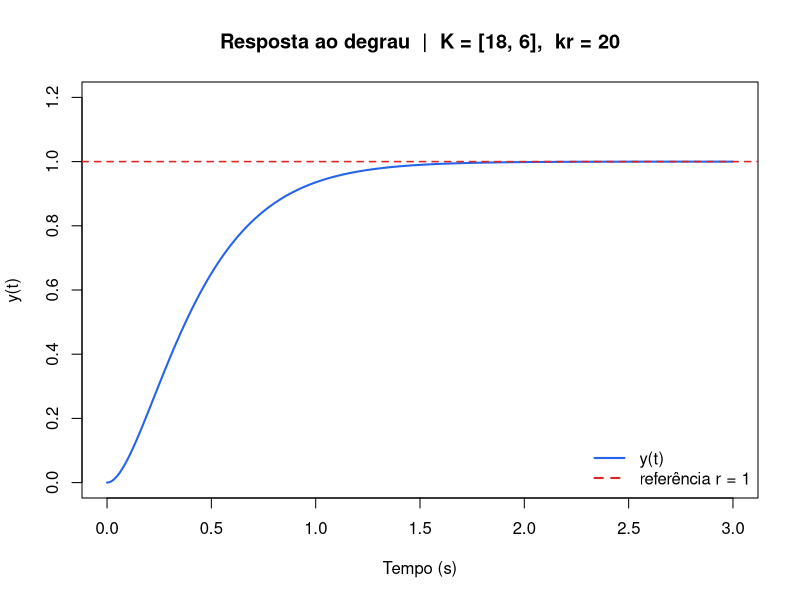

Source code (R):
## ---- chunk 1
#| echo: true
#| fig-width: 10
#| fig-height: 4
#| fig-align: center
library(deSolve)

A  <- matrix(c(0,-2, 1,-3), 2, 2)
B  <- matrix(c(0, 1), 2, 1)
C  <- matrix(c(1, 0), 1, 2)
K  <- matrix(c(18, 6), 1, 2)
Acl <- A - B %*% K
kr <- -1 / as.numeric(C %*% solve(Acl) %*% B)  # kr = 20

servo <- function(t, x, p) list(as.vector(Acl %*% x + B * kr))

sol <- ode(y = c(0, 0), times = seq(0, 3, 0.01), func = servo, parms = NULL)
y <- C %*% t(sol[, 2:3])

plot(sol[,1], y, type="l", lwd=2, col="#2563eb",
     xlab="Tempo (s)", ylab="y(t)", ylim=c(0, 1.2),
     main=sprintf("Resposta ao degrau  |  K = [18, 6],  kr = %.0f", kr))
abline(h=1, col="#dc2626", lty=2, lwd=1.5)
legend("bottomright", c("y(t)", "referência r = 1"),
       col=c("#2563eb","#dc2626"), lty=c(1,2), lwd=2, bty="n")
